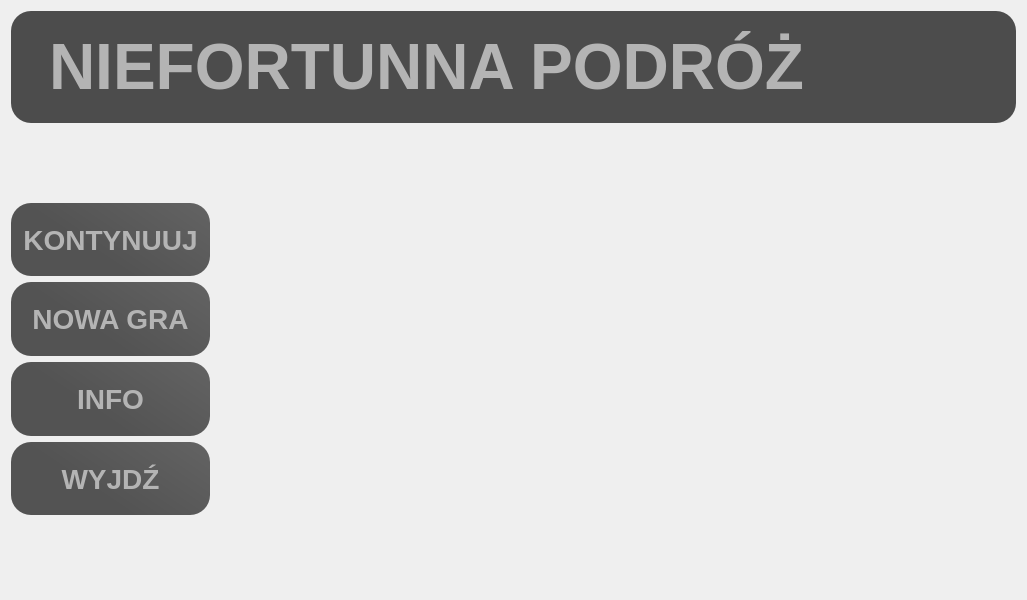
<?xml version="1.0" encoding="UTF-8"?>
<ui version="4.0">
 <class>TitleScreen</class>
 <widget class="QWidget" name="TitleScreen">
  <property name="geometry">
   <rect>
    <x>0</x>
    <y>0</y>
    <width>1027</width>
    <height>600</height>
   </rect>
  </property>
  <property name="windowTitle">
   <string>Form</string>
  </property>
  <property name="styleSheet">
   <string notr="true">#TitleScreen {
border-image: url(:/images/images/AppScreenArt/TitleScreenBackground.png) 0 0 0 0 stretch stretch;
}
#titleLabel {
background-color: qlineargradient(spread:pad, x1:0.447, y1:0.258364, x2:1, y2:0, stop:0 rgba(30,30,30,200), stop:1 rgba(30,30,30,200));
border-radius: 20px;
border-style: solid;
color: rgb(180, 180, 180);
padding: 20px;
font-weight: bold;
}
#continueWidget, #newgameWidget, #aboutWidget, #exitWidget {
border-radius: 20px;
}
#continueWidget:hover, #newgameWidget:hover, #aboutWidget:hover, #exitWidget:hover {
background-color: qlineargradient(spread:pad, x1:0.29207, y1:0.389, x2:1, y2:0, stop:0 rgba(60,60,60,150), stop:1 rgba(203,203,203,150));
}
QPushButton {
border-style: solid;
font-size: 28px;
font-weight: bold;
border-radius: 20px;
background-color: qlineargradient(spread:pad, x1:0.29207, y1:0.389, x2:1, y2:0, stop:0 rgba(40,40,40,200), stop:1 rgba(60,60,60,200));
color: rgb(180, 180, 180);
}
QPushButton:hover {
background-color: qlineargradient(spread:pad, x1:0.29207, y1:0.389, x2:1, y2:0, stop:0 rgba(20,20,20,200), stop:1 rgba(40,40,40,200));
}</string>
  </property>
  <layout class="QVBoxLayout" name="verticalLayout" stretch="3,2,2,2,2,2,2">
   <item>
    <widget class="QLabel" name="titleLabel">
     <property name="font">
      <font>
       <pointsize>48</pointsize>
       <bold>true</bold>
      </font>
     </property>
     <property name="styleSheet">
      <string notr="true"/>
     </property>
     <property name="text">
      <string>NIEFORTUNNA PODRÓŻ</string>
     </property>
    </widget>
   </item>
   <item>
    <spacer name="verticalSpacer">
     <property name="orientation">
      <enum>Qt::Vertical</enum>
     </property>
     <property name="sizeHint" stdset="0">
      <size>
       <width>20</width>
       <height>47</height>
      </size>
     </property>
    </spacer>
   </item>
   <item>
    <widget class="QWidget" name="continueWidget" native="true">
     <layout class="QHBoxLayout" name="horizontalLayout" stretch="1,4">
      <property name="spacing">
       <number>0</number>
      </property>
      <property name="leftMargin">
       <number>0</number>
      </property>
      <property name="topMargin">
       <number>0</number>
      </property>
      <property name="bottomMargin">
       <number>0</number>
      </property>
      <item>
       <widget class="QPushButton" name="continueButton">
        <property name="sizePolicy">
         <sizepolicy hsizetype="Preferred" vsizetype="Preferred">
          <horstretch>0</horstretch>
          <verstretch>0</verstretch>
         </sizepolicy>
        </property>
        <property name="text">
         <string>KONTYNUUJ</string>
        </property>
       </widget>
      </item>
      <item>
       <spacer name="horizontalSpacer_2">
        <property name="orientation">
         <enum>Qt::Horizontal</enum>
        </property>
        <property name="sizeHint" stdset="0">
         <size>
          <width>663</width>
          <height>20</height>
         </size>
        </property>
       </spacer>
      </item>
     </layout>
    </widget>
   </item>
   <item>
    <widget class="QWidget" name="newgameWidget" native="true">
     <layout class="QHBoxLayout" name="horizontalLayout_2" stretch="1,4">
      <property name="spacing">
       <number>0</number>
      </property>
      <property name="leftMargin">
       <number>0</number>
      </property>
      <property name="topMargin">
       <number>0</number>
      </property>
      <property name="bottomMargin">
       <number>0</number>
      </property>
      <item>
       <widget class="QPushButton" name="newgameButton">
        <property name="sizePolicy">
         <sizepolicy hsizetype="Preferred" vsizetype="Preferred">
          <horstretch>0</horstretch>
          <verstretch>0</verstretch>
         </sizepolicy>
        </property>
        <property name="text">
         <string>NOWA GRA</string>
        </property>
       </widget>
      </item>
      <item>
       <spacer name="horizontalSpacer_3">
        <property name="orientation">
         <enum>Qt::Horizontal</enum>
        </property>
        <property name="sizeHint" stdset="0">
         <size>
          <width>663</width>
          <height>20</height>
         </size>
        </property>
       </spacer>
      </item>
     </layout>
    </widget>
   </item>
   <item>
    <widget class="QWidget" name="aboutWidget" native="true">
     <layout class="QHBoxLayout" name="horizontalLayout_3" stretch="1,4">
      <property name="spacing">
       <number>0</number>
      </property>
      <property name="leftMargin">
       <number>0</number>
      </property>
      <property name="topMargin">
       <number>0</number>
      </property>
      <property name="bottomMargin">
       <number>0</number>
      </property>
      <item>
       <widget class="QPushButton" name="aboutButton">
        <property name="sizePolicy">
         <sizepolicy hsizetype="Preferred" vsizetype="Preferred">
          <horstretch>0</horstretch>
          <verstretch>0</verstretch>
         </sizepolicy>
        </property>
        <property name="text">
         <string>INFO</string>
        </property>
       </widget>
      </item>
      <item>
       <spacer name="horizontalSpacer_4">
        <property name="orientation">
         <enum>Qt::Horizontal</enum>
        </property>
        <property name="sizeHint" stdset="0">
         <size>
          <width>663</width>
          <height>20</height>
         </size>
        </property>
       </spacer>
      </item>
     </layout>
    </widget>
   </item>
   <item>
    <widget class="QWidget" name="exitWidget" native="true">
     <layout class="QHBoxLayout" name="horizontalLayout_4" stretch="1,4">
      <property name="spacing">
       <number>0</number>
      </property>
      <property name="leftMargin">
       <number>0</number>
      </property>
      <property name="topMargin">
       <number>0</number>
      </property>
      <property name="bottomMargin">
       <number>0</number>
      </property>
      <item>
       <widget class="QPushButton" name="exitButton">
        <property name="sizePolicy">
         <sizepolicy hsizetype="Preferred" vsizetype="Preferred">
          <horstretch>0</horstretch>
          <verstretch>0</verstretch>
         </sizepolicy>
        </property>
        <property name="text">
         <string>WYJDŹ</string>
        </property>
       </widget>
      </item>
      <item>
       <spacer name="horizontalSpacer">
        <property name="orientation">
         <enum>Qt::Horizontal</enum>
        </property>
        <property name="sizeHint" stdset="0">
         <size>
          <width>663</width>
          <height>20</height>
         </size>
        </property>
       </spacer>
      </item>
     </layout>
    </widget>
   </item>
   <item>
    <spacer name="verticalSpacer_2">
     <property name="orientation">
      <enum>Qt::Vertical</enum>
     </property>
     <property name="sizeHint" stdset="0">
      <size>
       <width>20</width>
       <height>40</height>
      </size>
     </property>
    </spacer>
   </item>
  </layout>
 </widget>
 <resources/>
 <connections/>
</ui>
